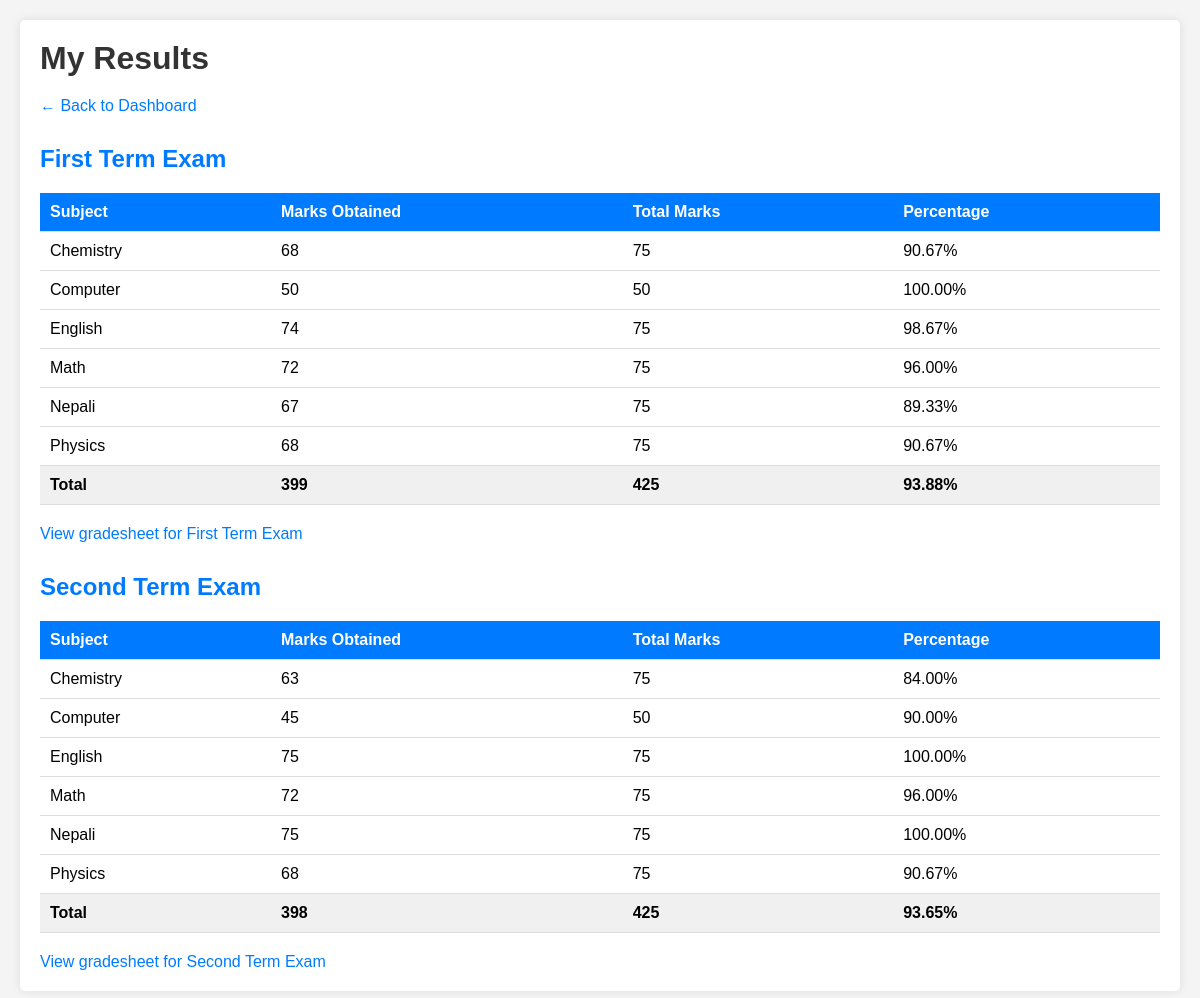
/student/results.php (signed in), run on the app's committed database.
### tables this page shows
CREATE TABLE `results` (
  `id` int(11) NOT NULL,
  `student_id` int(11) NOT NULL,
  `class` varchar(10) NOT NULL,
  `exam_name` varchar(100) NOT NULL,
  `subject` varchar(100) NOT NULL,
  `marks` int(11) NOT NULL,
  `total_marks` int(11) NOT NULL,
  `entered_by` int(11) NOT NULL,
  `entered_at` timestamp NOT NULL DEFAULT current_timestamp()
);

### student/results.php (the view, shortened to what this page needs)
<?php
include '../config.php';
$student_id = $_SESSION['student_id'];
$sql = "SELECT * FROM results WHERE student_id = $student_id ORDER BY exam_name, subject";
$result = mysqli_query($conn, $sql);
$results_by_exam = [];
while ($row = mysqli_fetch_assoc($result)) {
    $results_by_exam[$row['exam_name']][] = $row;
}
?>
<!DOCTYPE html>
<html>
<head>
    <link rel="stylesheet" href="../css/style.css">
</head>
<body>
    <div class="container">
        <h1>My Results</h1>
        <p><a href="dashboard.php">← Back to Dashboard</a></p>
        <?php if (empty($results_by_exam)): ?>
            <p>No results found.</p>
        <?php else: ?>
            <?php foreach ($results_by_exam as $exam => $subjects): ?>
                <h2><?php echo $exam; ?></h2>
                <table>
                    <tr>
                        <th>Subject</th>
                        <th>Marks Obtained</th>
                        <th>Total Marks</th>
                        <th>Percentage</th>
                    </tr>
                    <?php
                    $total_obtained = 0;
                    $total_max = 0;
                    foreach ($subjects as $s):
                        $total_obtained += $s['marks'];
                        $total_max += $s['total_marks'];
                    ?>
                    <tr>
                        <td><?php echo $s['subject']; ?></td>
                        <td><?php echo $s['marks']; ?></td>
                        <td><?php echo $s['total_marks']; ?></td>
                        <td><?php echo number_format(($s['marks']/$s['total_marks'])*100, 2); ?>%</td>
                    </tr>
                    <?php endforeach; ?>
                    <tr style="font-weight:bold; background:#f0f0f0;">
                        <td>Total</td>
                        <td><?php echo $total_obtained; ?></td>
                        <td><?php echo $total_max; ?></td>
                        <td><?php echo number_format(($total_obtained/$total_max)*100, 2); ?>%</td>
                    </tr>
                </table>
                <p><a href="gradesheet.php?exam=<?php echo urlencode($exam); ?>">
                View gradesheet for <?php echo htmlspecialchars($exam); ?>
            </a></p>
            <?php endforeach; ?>
        <?php endif; ?>
    </div>
</body>
</html>

### css/style.css (style rules this page uses)
* { margin: 0; padding: 0; box-sizing: border-box; }
body { font-family: Arial, sans-serif; background: #f4f4f4; padding: 20px; }
.container { max-width: 1200px; margin: 0 auto; background: white; padding: 20px; border-radius: 5px; box-shadow: 0 0 10px rgba(0,0,0,0.1); }
h1, h2, h3 { color: #333; margin-bottom: 20px; }
table { width: 100%; border-collapse: collapse; margin: 20px 0; }
th, td { padding: 10px; text-align: left; border-bottom: 1px solid #ddd; }
th { background: #007bff; color: white; }
a { color: #007bff; text-decoration: none; }
h2 { color: #007bff; margin-top: 30px; }

### data on the page
results: subject "Chemistry", marks "68", total_marks "75", ($s['marks']/$s['total_marks'])*100 "90.67"
results: subject "Computer", marks "50", total_marks "50", ($s['marks']/$s['total_marks'])*100 "100.00"
results: subject "English", marks "74", total_marks "75", ($s['marks']/$s['total_marks'])*100 "98.67"
results: subject "Math", marks "72", total_marks "75", ($s['marks']/$s['total_marks'])*100 "96.00"
results: subject "Nepali", marks "67", total_marks "75", ($s['marks']/$s['total_marks'])*100 "89.33"
results: subject "Physics", marks "68", total_marks "75", ($s['marks']/$s['total_marks'])*100 "90.67"
results: subject "Chemistry", marks "63", total_marks "75", ($s['marks']/$s['total_marks'])*100 "84.00"
results: subject "Computer", marks "45", total_marks "50", ($s['marks']/$s['total_marks'])*100 "90.00"
results: subject "English", marks "75", total_marks "75", ($s['marks']/$s['total_marks'])*100 "100.00"
results: subject "Math", marks "72", total_marks "75", ($s['marks']/$s['total_marks'])*100 "96.00"
results: subject "Nepali", marks "75", total_marks "75", ($s['marks']/$s['total_marks'])*100 "100.00"
results: subject "Physics", marks "68", total_marks "75", ($s['marks']/$s['total_marks'])*100 "90.67"

### other printed values
$exam "First Term Exam"
$total_obtained "399"
$total_max "425"
$exam "Second Term Exam"
$total_obtained "398"
